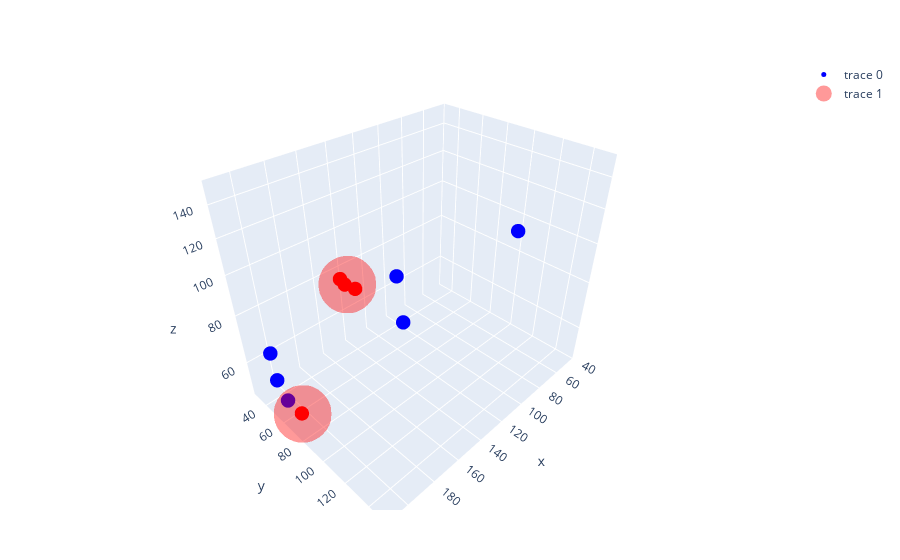

Notebook code for this chart:
### Code cell
trace_dots = scatter3d(
    df,
    x=:x,
    y=:y,
    z=:z,
    mode="markers",
    marker=attr(
        size=:5,
        color=:is_targeted,
        sizemode="diameter"
    )
)
trace_bubble = scatter3d(
    centers_targets,
    x=:x,
    y=:y,
    z=:z,
    mode="markers",
    marker=attr(
        size=RADIUS_DAMAGE * 2,
        sizeref=750,
        color="red",
        sizemode="diameter",
        opacity=0.4,
    )
)

layout = Layout(scene_zaxis_type="log")
plot([trace_dots, trace_bubble], layout)

### Figure 1 — Plotly figure (JSON) as saved in the notebook; plotly's stock layout.template omitted (floating-point values rounded to 4 significant figures)
{"data": [{"marker": {"color": ["blue", "red", "red", "red", "blue", "red", "blue", "blue", "blue", "blue"], "size": 5, "sizemode": "diameter"}, "mode": "markers", "type": "scatter3d", "x": [200, 210, 205, 205, 205, 205, 210, 200, 100, 45], "y": [150, 130, 120, 130, 50, 65, 50, 30, 45, 100], "z": [150, 140, 135, 135, 50, 50, 70, 50, 50, 92]}, {"marker": {"color": "red", "opacity": 0.4, "size": 20, "sizemode": "diameter", "sizeref": 750}, "mode": "markers", "type": "scatter3d", "x": [206.7, 205], "y": [126.7, 65], "z": [136.7, 50]}], "layout": {"margin": {"b": 50, "l": 50, "r": 50, "t": 60}, "scene": {"zaxis": {"type": "log"}}}}
